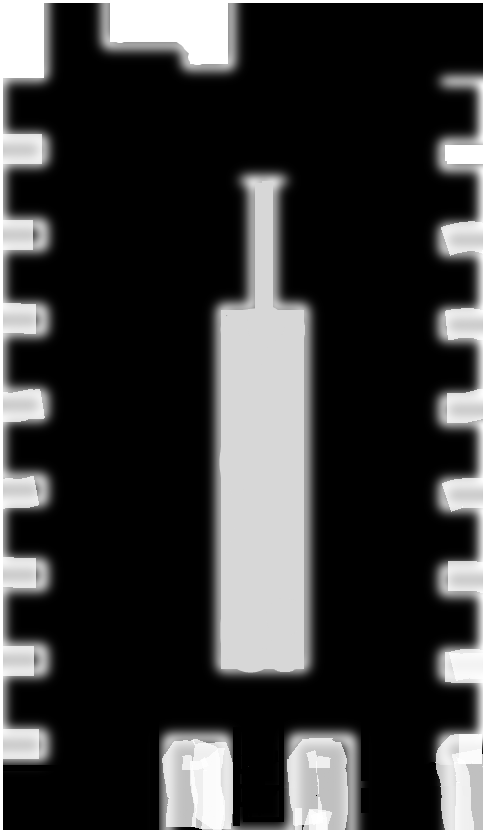
#> input picture inputs/classmap.png, 486 x 833 px
$ python landmark_setup.py
#> lines starting #> are read from the running program, lines starting #| are printed output that depends on the picture; after the words box and inside, x2 and y2 are one past the last pixel; in counts of white or black regions, pixels touching at a corner belong together
### interactive_mapper/runtime_imports.py
"""Runtime-safe imports for modules that live outside this package folder."""

from __future__ import annotations

import sys
from pathlib import Path


PACKAGE_DIR = Path(__file__).resolve().parent
SLAM_ROVER_DIR = PACKAGE_DIR.parent
METRIC_DEPTH_DIR = SLAM_ROVER_DIR.parent

# Ensure both slam_rover/ and metric_depth/ are importable when running scripts directly.
for import_root in (SLAM_ROVER_DIR, METRIC_DEPTH_DIR):
    import_root_str = str(import_root)
    if import_root_str not in sys.path:
        sys.path.insert(0, import_root_str)

from sensor_interface import CameraInterface, IMUInterface, SensorFactory
from waveshare_robot_controller import WaveRoverController

__all__ = [
    "CameraInterface",
    "IMUInterface",
    "SensorFactory",
    "WaveRoverController",
]

### interactive_mapper/map_manager.py
"""Map loading and preprocessing utilities for the interactive mapper."""

from __future__ import annotations

from pathlib import Path

import cv2
import numpy as np


class MapManager:
    """Owns map image loading and occupancy grid preprocessing."""

    def __init__(self, map_file: str | Path) -> None:
        self.map_file = Path(map_file)
        self.original_map_image: np.ndarray
        self.occupancy_grid: np.ndarray
        self.grid_height = 0
        self.grid_width = 0
        self.grid_size = 0
        self.load(map_file)

    @staticmethod
    def load_map_image(map_file: Path) -> np.ndarray:
        """Load a map image from disk or raise an explicit error."""
        image = cv2.imread(str(map_file))
#> image is the input picture: shape (833, 486, 3); min 0, max 255, mean 58
        if image is None:
            raise FileNotFoundError(f"Could not load map file: {map_file}")
        return image

    @staticmethod
    def process_map_image(image: np.ndarray) -> np.ndarray:
        """Convert BGR map image to occupancy values used by the planner.

        Output convention:
        - 0: free
        - 128: unknown
        - 255: occupied
        """
        gray_map = cv2.cvtColor(image, cv2.COLOR_BGR2GRAY)
        # gray_map = cv2.bitwise_not(gray_map)  # Invert so that occupied areas are white (255) and free areas are black (0).
        grid = np.full(gray_map.shape, 128, dtype=np.uint8)
        grid[gray_map < 50] = 0
        grid[gray_map > 130] = 255
        return grid

    def load(self, map_file: str | Path) -> np.ndarray:
        """Reload map file and refresh occupancy/grid dimensions."""
        self.map_file = Path(map_file)
        self.original_map_image = self.load_map_image(self.map_file)
        self.occupancy_grid = self.process_map_image(self.original_map_image)
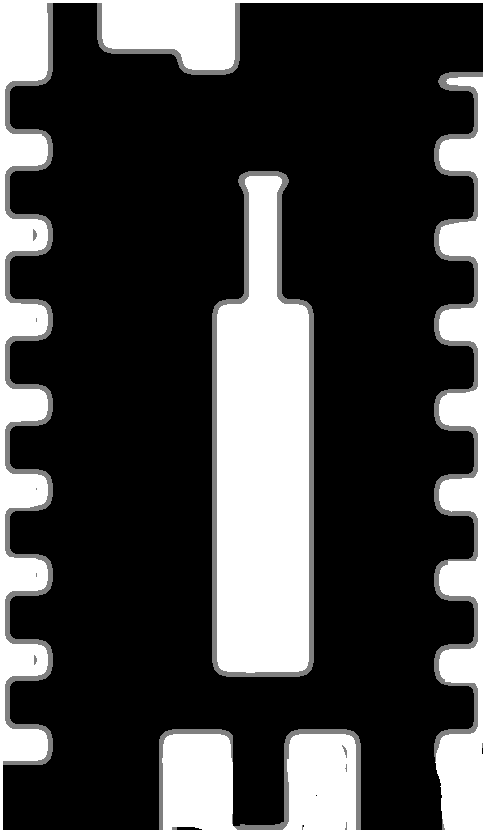
#> self.occupancy_grid: shape (833, 486); min 0, max 255, mean 68.5
        self.grid_height, self.grid_width = self.occupancy_grid.shape[:2]
#> self.grid_height = 833; self.grid_width = 486

        # Planner utilities in frontier_exploration use one scalar grid_size.
        # We keep the existing behavior and use the map height as that scalar.
        self.grid_size = int(self.grid_height)
#> self.grid_size = 833
        return self.occupancy_grid

### interactive_mapper/config.py
"""Constants used to run the interactive mapper without CLI arguments."""

from __future__ import annotations

from pathlib import Path
from typing import Optional

# Root of the slam_rover workspace.
SLAM_ROVER_DIR = Path(__file__).resolve().parent.parent

# Map and start pose configuration.
MAP_FILE = SLAM_ROVER_DIR / "inputs" / "classmap.png"
# MAP_FILE = SLAM_ROVER_DIR / "inputs" / "kitchenmap.png"
START_X = 100
START_Y = 100
START_HEADING_DEG = 90.0

# Robot and sensor configuration.
# ROBOT_IP = "192.168.137.104"
# PHONE_IP = "192.168.1.101"
ROBOT_IP = "192.168.4.1"
PHONE_IP = "192.168.4.2"
CAMERA_TYPE: Optional[str] = None  # "usb", "android", "rb3", or None
IMU_TYPE: Optional[str] = "android"     # "android", "rb3", or None
CAMERA_ID = 0

# Planning and control configuration.
RESOLUTION_M_PER_PX = 0.0197
# RESOLUTION_M_PER_PX = 0.01
MIN_WALL_DISTANCE_M = 0.3
SPEED_MULTIPLIER = 1.0
USE_FUSED_INTERNAL_YAW = False
AUTO_EXECUTE_PATH = True
WINDOW_NAME = "Interactive Mapper"
LANDMARK_SETUP_WINDOW_NAME = "Landmark Setup"
LANDMARK_SETUP_MODE = False
LANDMARKS_FILE = SLAM_ROVER_DIR / "inputs" / "landmarks.json"

def meter_to_pixel(meters: float, resolution: float = RESOLUTION_M_PER_PX) -> int:
    """Convert a distance in meters to pixels based on the configured map resolution."""
    return int(round(meters / resolution))
# Optional multi-robot section assignment + patrol planning mode.
MULTI_ROBOT_PATROL_MODE = False
MULTI_ROBOT_SHOW_WINDOW = True
MULTI_ROBOT_OUTPUT_IMAGE = SLAM_ROVER_DIR / "output" / "multi_robot_sections_patrols.png"
MULTI_ROBOT_STARTS = [
	(80, 80),
	(260, 100),
	(180, 260),
]

# Patrol generation and quality settings.
MULTI_ROBOT_SWEEP_STEP_PX = meter_to_pixel(0.5)
MULTI_ROBOT_MIN_SEGMENT_POINTS = 3
MULTI_ROBOT_MIN_PATH_CLOSENESS_PX = meter_to_pixel(1)
MULTI_ROBOT_CLOSE_LOOP = False
MULTI_ROBOT_MIN_OBSTACLE_DISTANCE_PX = meter_to_pixel(0.5)
MULTI_ROBOT_ESTIMATED_SPEED_MPS = 0.22

# Runtime behavior.
CONNECT_ROBOT_ON_START = False
POLL_SENSORS_IN_LOOP = True
RUN_WAIT_MS = 100

### interactive_mapper/landmark_setup.py
"""Interactive landmark placement for the interactive_mapper package."""

from __future__ import annotations

import json
import sys
from pathlib import Path
from typing import Optional

import cv2

if __package__ in {None, ""}:
    PACKAGE_DIR = Path(__file__).resolve().parent
    SLAM_ROVER_DIR = PACKAGE_DIR.parent
    if str(SLAM_ROVER_DIR) not in sys.path:
        sys.path.insert(0, str(SLAM_ROVER_DIR))

    from interactive_mapper.map_manager import MapManager  # type: ignore
else:
    from .map_manager import MapManager


class LandmarkSetupSession:
    """Small interactive UI for placing and saving map landmarks."""

    # [16 lines left out: function __init__, not called in this run]
#> (reads inputs/landmarks.json from the repository)

    def _default_landmark_file(self) -> Path:
        return self.map_manager.map_file.with_suffix(".landmarks.json")

    # [116 lines left out: functions load_landmarks, save_landmarks, add_landmark, remove_last_landmark, _ensure_window, _mouse_callback and 3 more, not called in this run]
#> after the loop in draw, `for index, (x, y) in enumerate(self.landmarks, start=1):`:
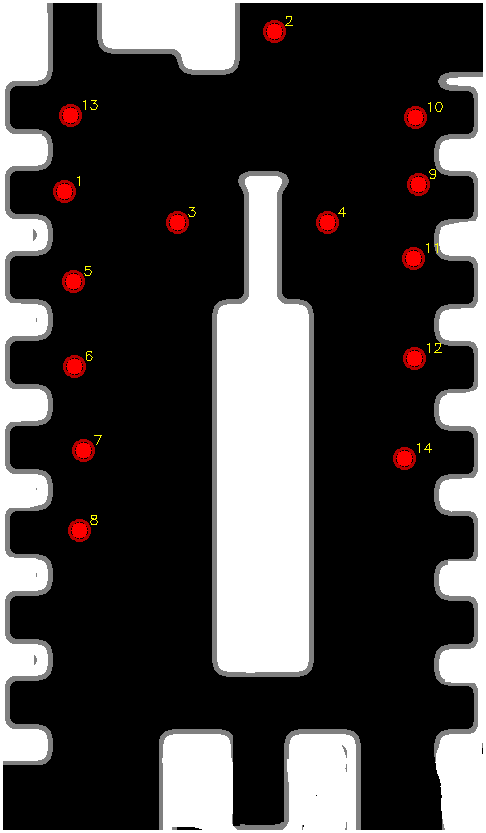
#> viz: shape (833, 486, 3); mean B, G, R 68.5, 68.7, 71.6
#> in draw, `cv2.putText(viz, f"Landmarks: {len(self.landmarks)}", (10, 24), cv2.FO..`:
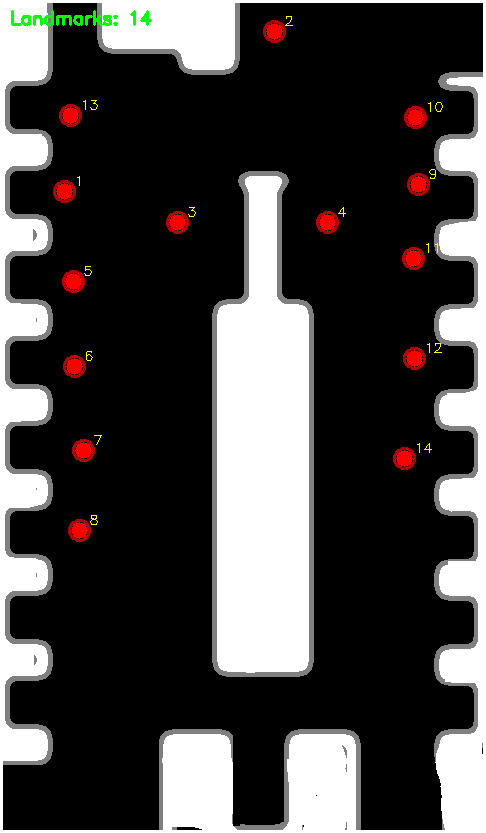
#> viz: shape (833, 486, 3); 0.22% of pixels changed, all inside (x1, y1, x2, y2) = (11, 10, 152, 26)
#> in draw, `cv2.putText(viz, "Left click: add", (10, 50), cv2.FONT_HERSHEY_SIMPLEX..`: viz: shape (833, 486, 3); 0.03% of pixels changed, all inside (x1, y1, x2, y2) = (49, 39, 123, 51)
#> in draw, `cv2.putText(viz, "s: save", (10, 94), cv2.FONT_HERSHEY_SIMPLEX, 0.5, (..`: viz: shape (833, 486, 3); mean B, G, R 68.3, 69.1, 71.5
#> in draw, `cv2.putText(viz, "q/esc: quit", (10, 116), cv2.FONT_HERSHEY_SIMPLEX, 0..`:
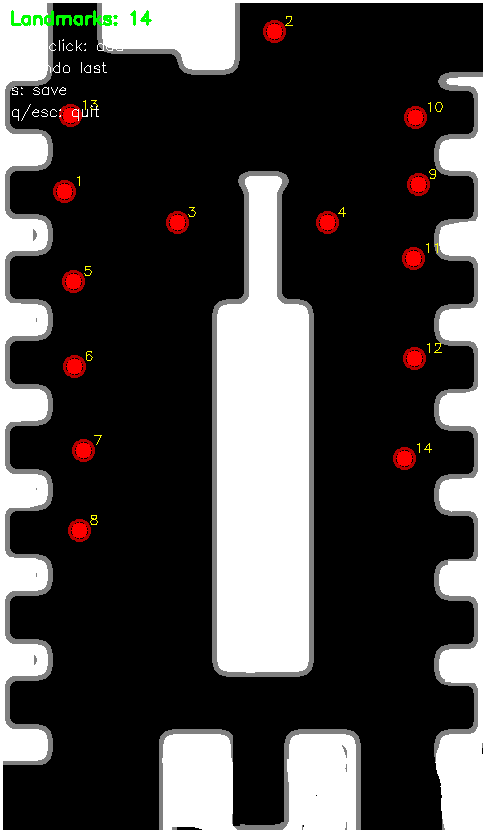
#> viz: shape (833, 486, 3); mean B, G, R 68.4, 69.2, 71.6
#> (key q is pressed here)


if __name__ == "__main__":
    from interactive_mapper.config import LANDMARKS_FILE, LANDMARK_SETUP_WINDOW_NAME, MAP_FILE, RESOLUTION_M_PER_PX # type: ignore

    run_landmark_setup_session(
        map_file=MAP_FILE,
        landmarks_file=LANDMARKS_FILE,
        window_name=LANDMARK_SETUP_WINDOW_NAME,
        resolution=RESOLUTION_M_PER_PX
    )
